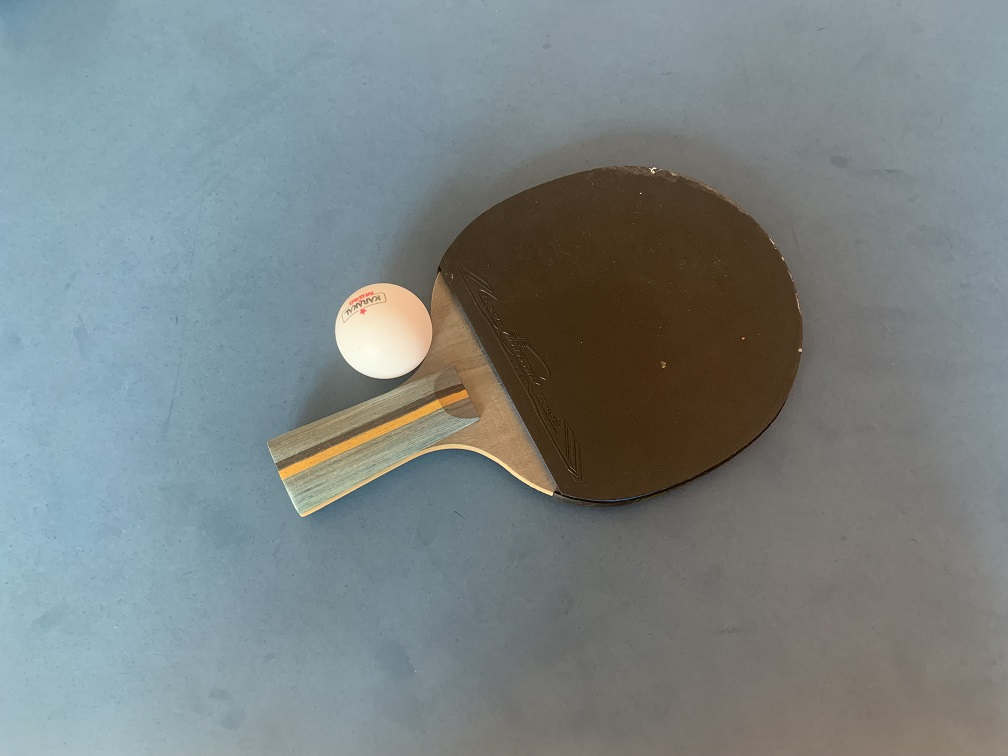
#> input picture Ball6.jpg, 1008 x 756 px, found by its file name
$ python BGRtoHLS.py
#> lines starting #> are read from the running program, lines starting #| are printed output that depends on the picture
import cv2
import numpy as np

# Load the image
image = cv2.imread('Ball6.jpg')
#> image is the input picture: shape (756, 1008, 3); mean B, G, R 132.3, 131.5, 122.8

# Convert the image to HLS
hls = cv2.cvtColor(image, cv2.COLOR_BGR2HLS)
#> hls: shape (756, 1008, 3); mean of channels 0, 1, 2 68.9, 127.9, 42.6

# Extract the L channel
h, l, s = cv2.split(hls)
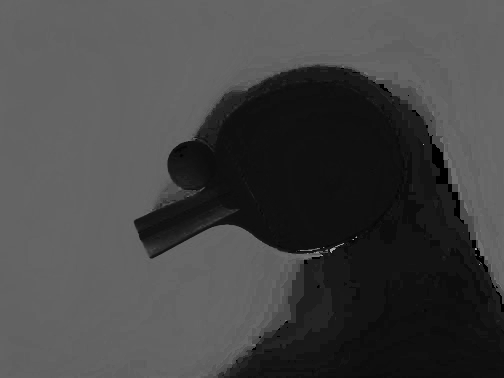
#> h: shape (756, 1008) (shown at 1/2 size); min 0, max 177, mean 68.9
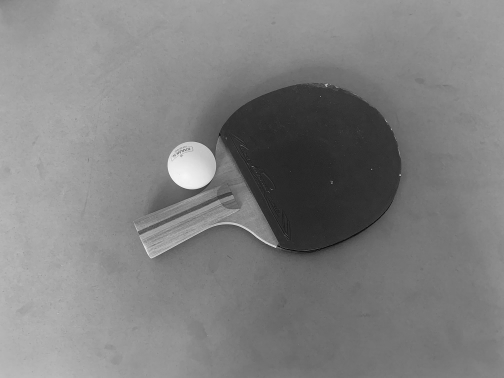
#> l: shape (756, 1008) (shown at 1/2 size); min 0, max 252, mean 127.9
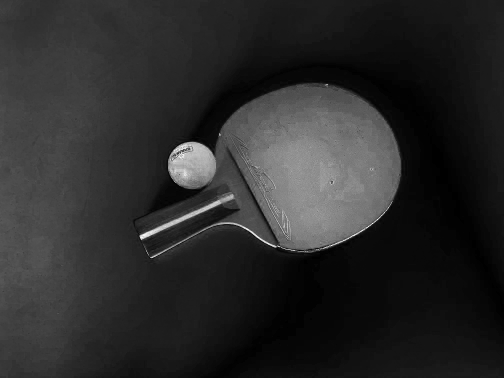
#> s: shape (756, 1008) (shown at 1/2 size); min 0, max 255, mean 42.6

# Adjust the luminance values. Here, we increase the luminance by adding a value.
# Make sure not to go beyond the 8-bit range [0, 255].
l = np.clip(l + 100, 0, 255)  # increase luminance by 50; adjust as needed
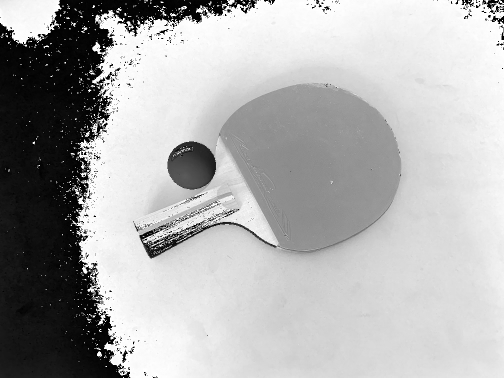
#> l: shape (756, 1008) (shown at 1/2 size); min 0, max 255, mean 173.8

# Merge the channels back
hls_adjusted = cv2.merge((h, l, s))
#> hls_adjusted: shape (756, 1008, 3); mean of channels 0, 1, 2 68.9, 173.8, 42.6

# Convert back to BGR
image_adjusted = cv2.cvtColor(hls_adjusted, cv2.COLOR_HLS2BGR)
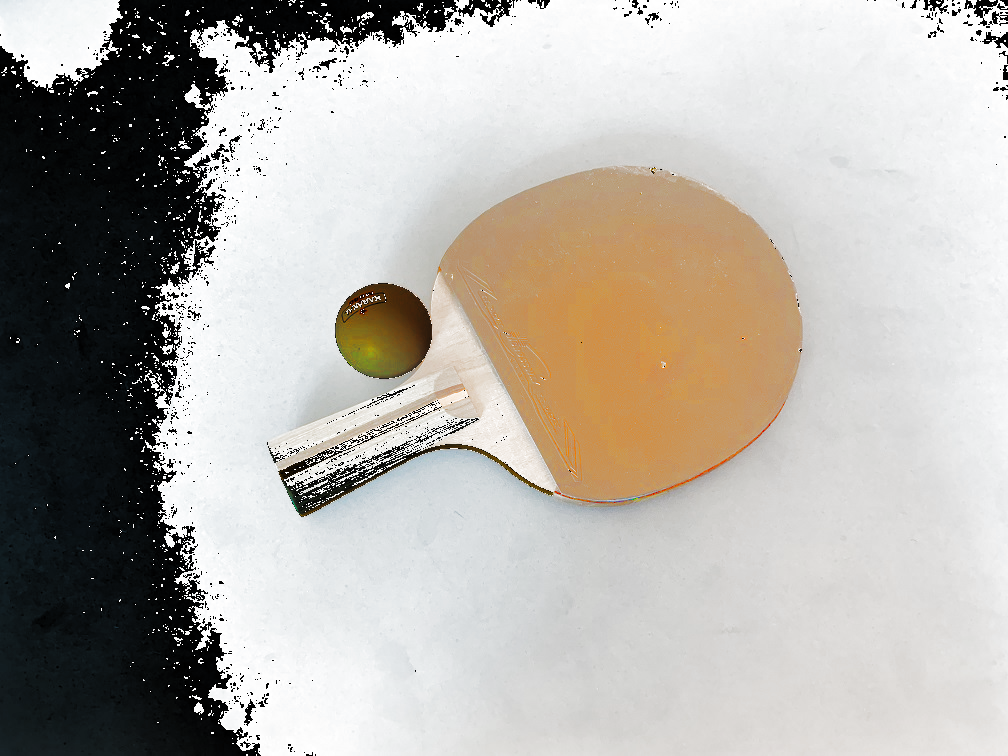
#> image_adjusted: shape (756, 1008, 3); mean B, G, R 168.3, 174.8, 179.3

# Display the result
cv2.imshow('Original Image', image)
cv2.imshow('Adjusted Luminance', image_adjusted)
cv2.waitKey(0)
cv2.destroyAllWindows()

$ run again, with Ball1.jpg copied over Ball6.jpg
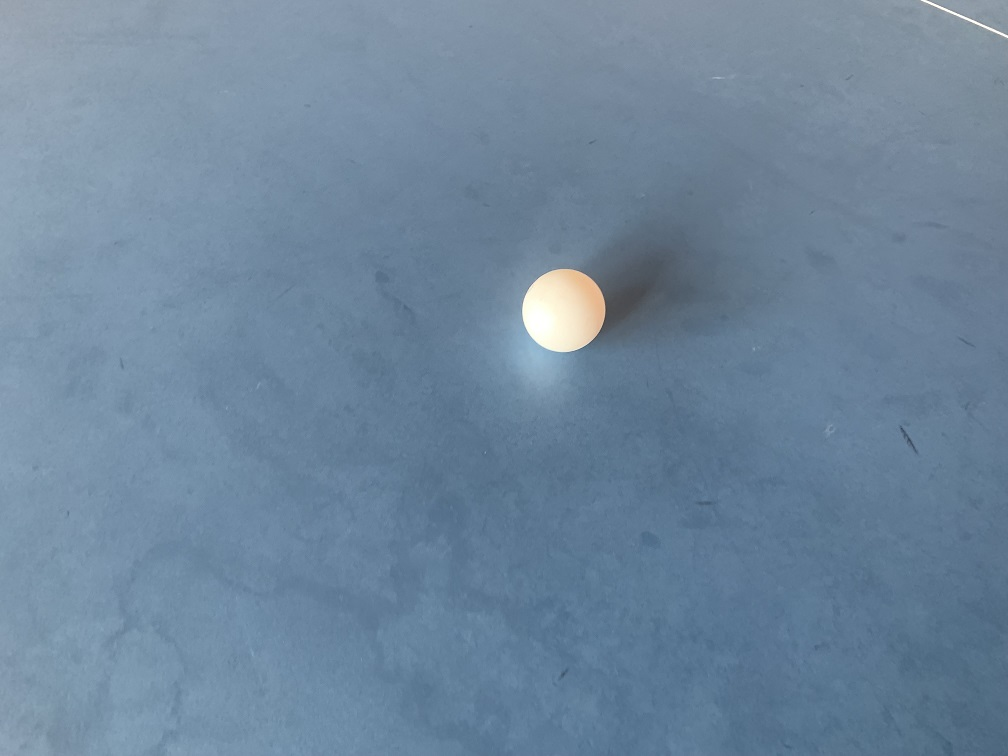
#> input picture Ball1.jpg, 1008 x 756 px, found by its file name
#> image is the input picture: shape (756, 1008, 3); mean B, G, R 156.3, 134, 110.4
#> hls: shape (756, 1008, 3); mean of channels 0, 1, 2 104.1, 133.5, 52.5
#> `h, l, s = cv2.split(hls)`:
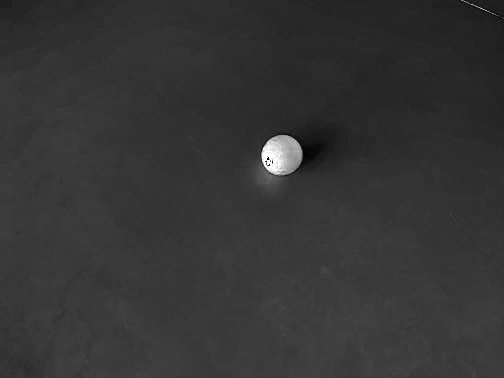
#> s: shape (756, 1008) (shown at 1/2 size); min 0, max 255, mean 52.5
#> `l = np.clip(l + 100, 0, 255)`:
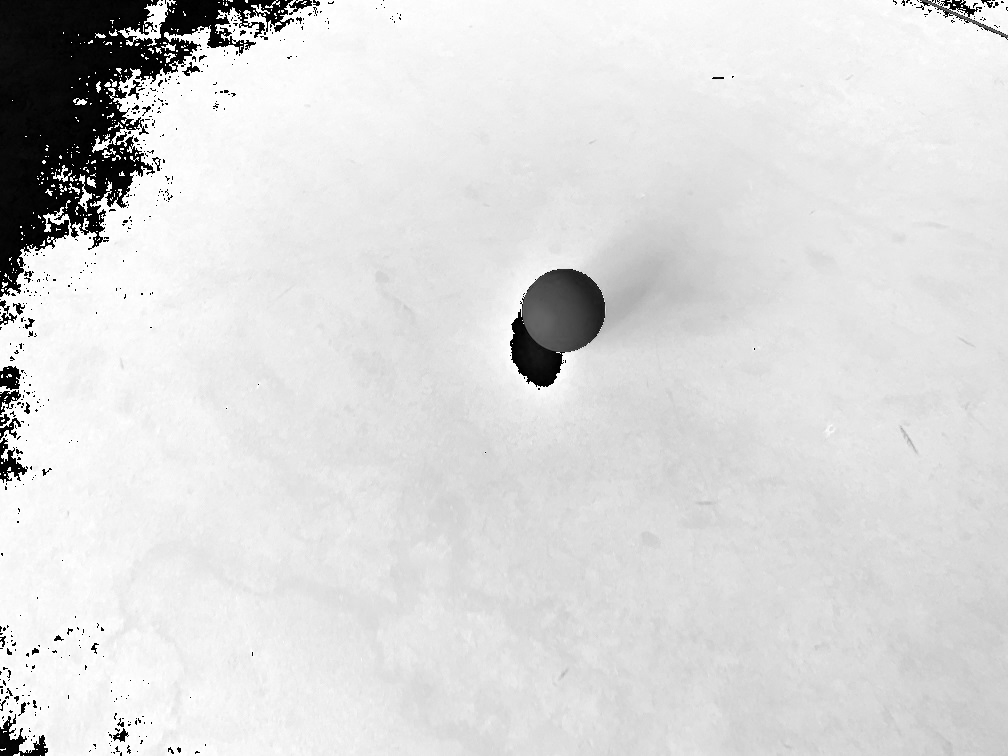
#> l: shape (756, 1008); min 0, max 255, mean 217.4
#> hls_adjusted: shape (756, 1008, 3); mean of channels 0, 1, 2 104.1, 217.4, 52.5

$ run again, with Ball10.jpg copied over Ball6.jpg
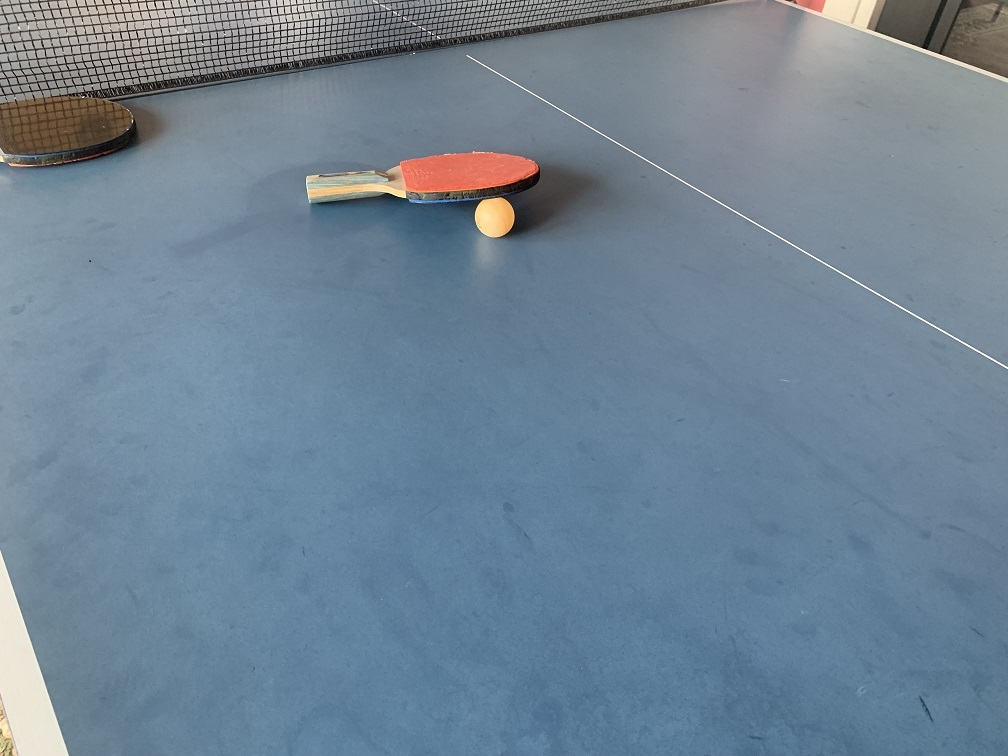
#> input picture Ball10.jpg, 1008 x 756 px, found by its file name
#> image is the input picture: shape (756, 1008, 3); mean B, G, R 148.6, 131.6, 111.9
#> hls: shape (756, 1008, 3); mean of channels 0, 1, 2 96.7, 130.4, 46.8
#> `h, l, s = cv2.split(hls)`:
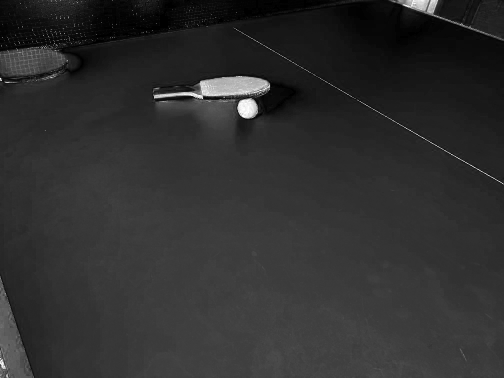
#> s: shape (756, 1008) (shown at 1/2 size); min 0, max 255, mean 46.8
#> hls_adjusted: shape (756, 1008, 3); mean of channels 0, 1, 2 96.7, 216.9, 46.8
#> `image_adjusted = cv2.cvtColor(hls_adjusted, cv2.COLOR_HLS2BGR)`:
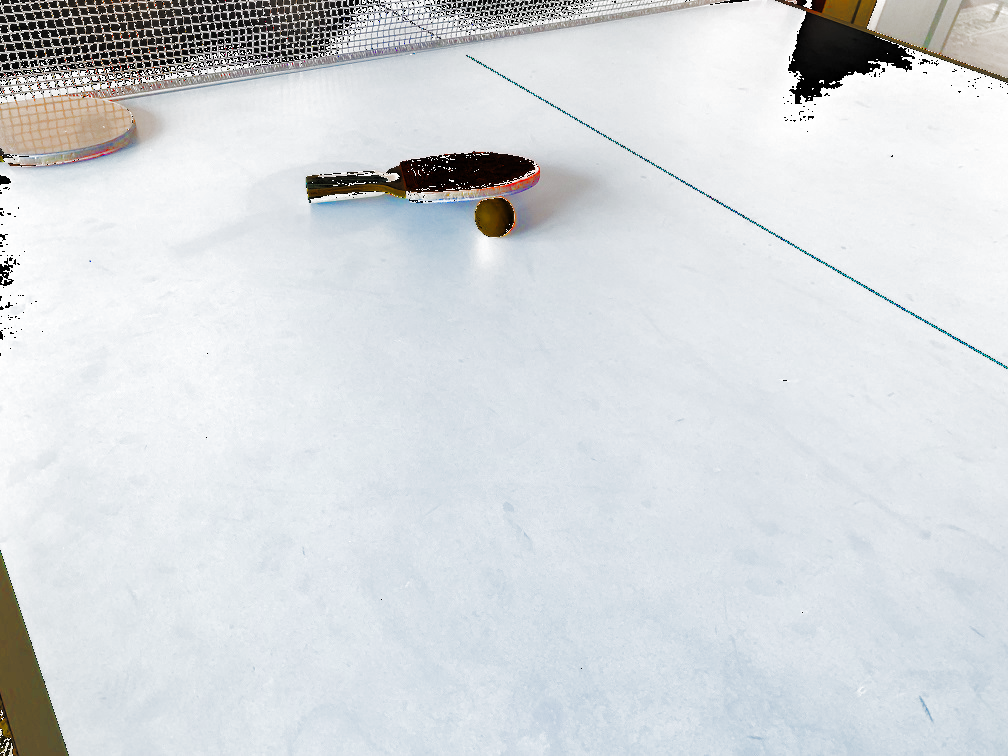
#> image_adjusted: shape (756, 1008, 3); mean B, G, R 220.3, 217.3, 213.6
